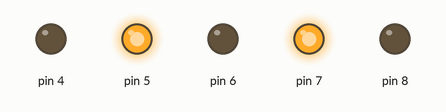
The sketch below on a simulated Arduino Uno, built with avr-gcc and run on an emulated ATmega328P. On the bench: output pins drawn as LEDs (lit = HIGH).

Above: at 0.2 s.
At 1.7 s:
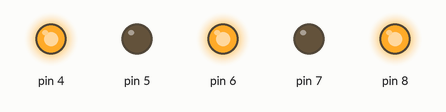
Timing chart, 0 to 3.0 s (numbered marks = the images above):
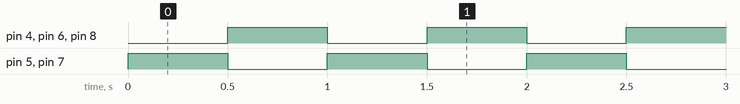

The sketch:

Led_Yakma_4.ino
```cpp
// variable definition
int WaitingTime;

void setup() {
  // put your setup code here, to run once:
  pinMode(4, OUTPUT);
  pinMode(5, OUTPUT);
  pinMode(6, OUTPUT);
  pinMode(7, OUTPUT);
  pinMode(8, OUTPUT);

  WaitingTime = 500;
}

void loop() {
  // put your main code here, to run repeatedly:
  digitalWrite(5, 1);
  digitalWrite(7, 1);

  digitalWrite(4, 0);
  digitalWrite(6, 0);
  digitalWrite(8, 0);
  delay(WaitingTime);

  digitalWrite(5, 0);
  digitalWrite(7, 0);

  digitalWrite(4, 1);
  digitalWrite(6, 1);
  digitalWrite(8, 1);
  delay(WaitingTime);
}
```

Measured:
- by itself, pin 4–8: alternates HIGH for 0.50 s and LOW for 0.50 s
